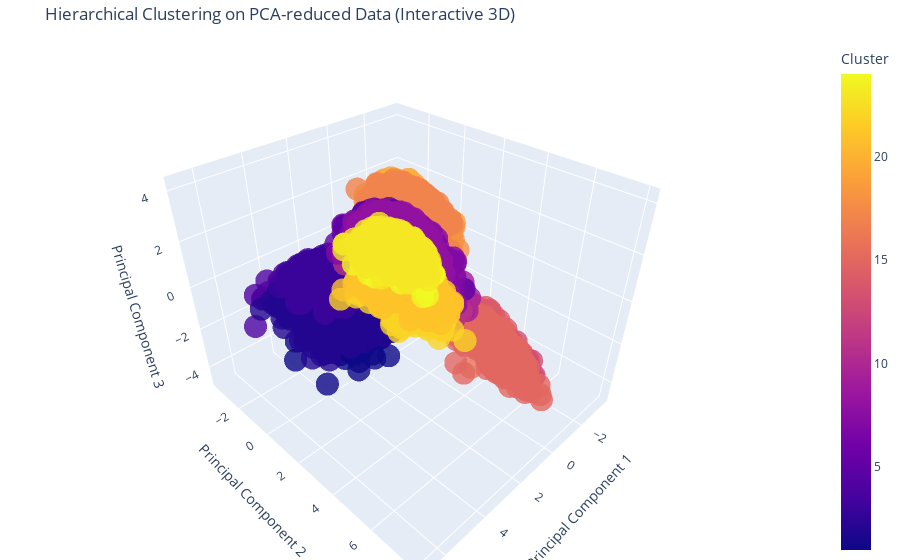

This figure's notebook cell:
### Markdown cell above
3D Graph (interactable)

### Code cell
import plotly.express as px
import pandas as pd

# Create a DataFrame for easier handling
df = pd.DataFrame({
    'Principal Component 1': pca_data[:, 0],
    'Principal Component 2': pca_data[:, 1],
    'Principal Component 3': pca_data[:, 2],
    'Cluster': labels_hierarchical
})

# ---------- Plotly Interactive Visualization ----------
# Create the interactive 3D scatter plot
fig = px.scatter_3d(
    df,
    x='Principal Component 1',
    y='Principal Component 2',
    z='Principal Component 3',
    color='Cluster',  # Color by cluster labels
    title='Hierarchical Clustering on PCA-reduced Data (Interactive 3D)',
    labels={
        'Principal Component 1': 'PC1',
        'Principal Component 2': 'PC2',
        'Principal Component 3': 'PC3'
    },
    opacity=0.8  # Adjust point transparency
)

# Update layout for better visualization
fig.update_layout(
    scene=dict(
        xaxis_title='Principal Component 1',
        yaxis_title='Principal Component 2',
        zaxis_title='Principal Component 3'
    ),
    margin=dict(l=0, r=0, b=0, t=40)
)

# Show the interactive plot
fig.show()

### Figure 1 — Plotly figure (JSON) as saved in the notebook; plotly's stock layout.template omitted (floating-point values rounded to 4 significant figures; data arrays with more than 128 entries replaced by an {"elided": "..."} marker saying what was removed)
{"data": [{"hovertemplate": "PC1=%{x}<br>PC2=%{y}<br>PC3=%{z}<br>Cluster=%{marker.color}<extra></extra>", "legendgroup": "", "marker": {"color": {"elided": "27948 int values"}, "coloraxis": "coloraxis", "opacity": 0.8, "symbol": "circle"}, "mode": "markers", "name": "", "scene": "scene", "showlegend": false, "type": "scatter3d", "x": {"elided": "27948 float values"}, "y": {"elided": "27948 float values"}, "z": {"elided": "27948 float values"}}], "layout": {"coloraxis": {"colorbar": {"title": {"text": "Cluster"}}, "colorscale": [[0, "#0d0887"], [0.1111, "#46039f"], [0.2222, "#7201a8"], [0.3333, "#9c179e"], [0.4444, "#bd3786"], [0.5556, "#d8576b"], [0.6667, "#ed7953"], [0.7778, "#fb9f3a"], [0.8889, "#fdca26"], [1, "#f0f921"]]}, "legend": {"tracegroupgap": 0}, "margin": {"b": 0, "l": 0, "r": 0, "t": 40}, "scene": {"domain": {"x": [0, 1], "y": [0, 1]}, "xaxis": {"title": {"text": "Principal Component 1"}}, "yaxis": {"title": {"text": "Principal Component 2"}}, "zaxis": {"title": {"text": "Principal Component 3"}}}, "title": {"text": "Hierarchical Clustering on PCA-reduced Data (Interactive 3D)"}}}
